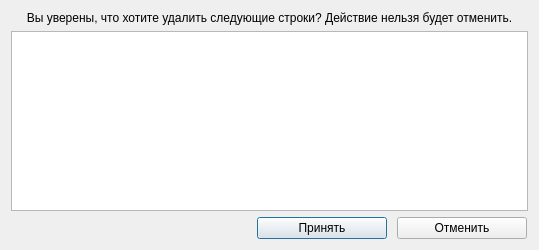
<?xml version="1.0" encoding="UTF-8"?>
<ui version="4.0">
 <class>delete_tuple_dialog</class>
 <widget class="QDialog" name="delete_tuple_dialog">
  <property name="windowModality">
   <enum>Qt::ApplicationModal</enum>
  </property>
  <property name="geometry">
   <rect>
    <x>0</x>
    <y>0</y>
    <width>539</width>
    <height>250</height>
   </rect>
  </property>
  <property name="windowTitle">
   <string>Dialog</string>
  </property>
  <property name="sizeGripEnabled">
   <bool>false</bool>
  </property>
  <property name="modal">
   <bool>true</bool>
  </property>
  <layout class="QVBoxLayout" name="verticalLayout">
   <item>
    <widget class="QLabel" name="main_label">
     <property name="font">
      <font>
       <pointsize>9</pointsize>
      </font>
     </property>
     <property name="text">
      <string>Вы уверены, что хотите удалить следующие строки? Действие нельзя будет отменить.</string>
     </property>
     <property name="scaledContents">
      <bool>false</bool>
     </property>
     <property name="alignment">
      <set>Qt::AlignCenter</set>
     </property>
     <property name="wordWrap">
      <bool>true</bool>
     </property>
     <property name="margin">
      <number>10</number>
     </property>
    </widget>
   </item>
   <item>
    <widget class="QTableWidget" name="table_widget"/>
   </item>
   <item>
    <layout class="QHBoxLayout" name="buttons_layout">
     <property name="spacing">
      <number>10</number>
     </property>
     <property name="sizeConstraint">
      <enum>QLayout::SetFixedSize</enum>
     </property>
     <property name="leftMargin">
      <number>246</number>
     </property>
     <property name="rightMargin">
      <number>0</number>
     </property>
     <item>
      <widget class="QPushButton" name="pushButton_2">
       <property name="minimumSize">
        <size>
         <width>130</width>
         <height>0</height>
        </size>
       </property>
       <property name="maximumSize">
        <size>
         <width>130</width>
         <height>16777215</height>
        </size>
       </property>
       <property name="font">
        <font>
         <pointsize>9</pointsize>
        </font>
       </property>
       <property name="text">
        <string>Принять</string>
       </property>
      </widget>
     </item>
     <item>
      <widget class="QPushButton" name="pushButton">
       <property name="minimumSize">
        <size>
         <width>130</width>
         <height>0</height>
        </size>
       </property>
       <property name="maximumSize">
        <size>
         <width>130</width>
         <height>16777215</height>
        </size>
       </property>
       <property name="font">
        <font>
         <pointsize>9</pointsize>
        </font>
       </property>
       <property name="text">
        <string>Отменить</string>
       </property>
      </widget>
     </item>
    </layout>
   </item>
  </layout>
 </widget>
 <resources/>
 <connections/>
</ui>
